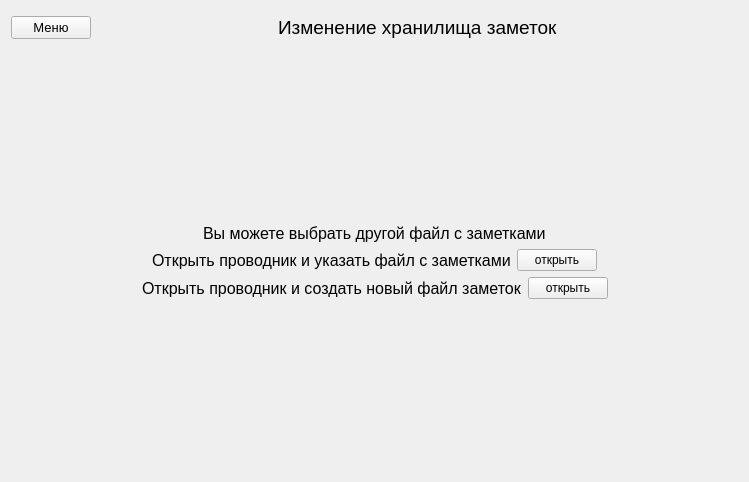
<?xml version="1.0" encoding="UTF-8"?>
<ui version="4.0">
 <class>DatabaseSettingsWidget</class>
 <widget class="QWidget" name="DatabaseSettingsWidget">
  <property name="geometry">
   <rect>
    <x>0</x>
    <y>0</y>
    <width>749</width>
    <height>482</height>
   </rect>
  </property>
  <property name="windowTitle">
   <string>Form</string>
  </property>
  <layout class="QVBoxLayout" name="verticalLayout">
   <item>
    <layout class="QHBoxLayout" name="horizontalLayout_4">
     <item>
      <widget class="QPushButton" name="toMenuButton">
       <property name="font">
        <font>
         <pointsize>10</pointsize>
         <stylestrategy>PreferDefault</stylestrategy>
        </font>
       </property>
       <property name="text">
        <string>Меню</string>
       </property>
      </widget>
     </item>
     <item>
      <spacer name="horizontalSpacer">
       <property name="orientation">
        <enum>Qt::Orientation::Horizontal</enum>
       </property>
       <property name="sizeHint" stdset="0">
        <size>
         <width>34</width>
         <height>33</height>
        </size>
       </property>
      </spacer>
     </item>
     <item>
      <widget class="QLabel" name="headerText">
       <property name="font">
        <font>
         <pointsize>14</pointsize>
        </font>
       </property>
       <property name="text">
        <string>Изменение хранилища заметок</string>
       </property>
      </widget>
     </item>
     <item>
      <spacer name="horizontalSpacer_2">
       <property name="orientation">
        <enum>Qt::Orientation::Horizontal</enum>
       </property>
       <property name="sizeType">
        <enum>QSizePolicy::Policy::MinimumExpanding</enum>
       </property>
       <property name="sizeHint" stdset="0">
        <size>
         <width>40</width>
         <height>20</height>
        </size>
       </property>
      </spacer>
     </item>
    </layout>
   </item>
   <item>
    <spacer name="verticalSpacer">
     <property name="orientation">
      <enum>Qt::Orientation::Vertical</enum>
     </property>
     <property name="sizeHint" stdset="0">
      <size>
       <width>20</width>
       <height>40</height>
      </size>
     </property>
    </spacer>
   </item>
   <item>
    <layout class="QHBoxLayout" name="horizontalLayout_6">
     <item>
      <spacer name="horizontalSpacer_3">
       <property name="orientation">
        <enum>Qt::Orientation::Horizontal</enum>
       </property>
       <property name="sizeHint" stdset="0">
        <size>
         <width>40</width>
         <height>20</height>
        </size>
       </property>
      </spacer>
     </item>
     <item>
      <widget class="QLabel" name="infoText">
       <property name="font">
        <font>
         <pointsize>12</pointsize>
        </font>
       </property>
       <property name="text">
        <string>Вы можете выбрать другой файл с заметками</string>
       </property>
      </widget>
     </item>
     <item>
      <spacer name="horizontalSpacer_4">
       <property name="orientation">
        <enum>Qt::Orientation::Horizontal</enum>
       </property>
       <property name="sizeHint" stdset="0">
        <size>
         <width>40</width>
         <height>20</height>
        </size>
       </property>
      </spacer>
     </item>
    </layout>
   </item>
   <item>
    <layout class="QHBoxLayout" name="horizontalLayout_8">
     <item>
      <spacer name="horizontalSpacer_5">
       <property name="orientation">
        <enum>Qt::Orientation::Horizontal</enum>
       </property>
       <property name="sizeHint" stdset="0">
        <size>
         <width>40</width>
         <height>20</height>
        </size>
       </property>
      </spacer>
     </item>
     <item>
      <widget class="QLabel" name="label_2">
       <property name="font">
        <font>
         <pointsize>12</pointsize>
        </font>
       </property>
       <property name="text">
        <string>Открыть проводник и указать файл с заметками</string>
       </property>
      </widget>
     </item>
     <item>
      <widget class="QPushButton" name="selectFileButton">
       <property name="text">
        <string>открыть</string>
       </property>
      </widget>
     </item>
     <item>
      <spacer name="horizontalSpacer_8">
       <property name="orientation">
        <enum>Qt::Orientation::Horizontal</enum>
       </property>
       <property name="sizeHint" stdset="0">
        <size>
         <width>40</width>
         <height>20</height>
        </size>
       </property>
      </spacer>
     </item>
    </layout>
   </item>
   <item>
    <layout class="QHBoxLayout" name="horizontalLayout_9">
     <item>
      <spacer name="horizontalSpacer_7">
       <property name="orientation">
        <enum>Qt::Orientation::Horizontal</enum>
       </property>
       <property name="sizeHint" stdset="0">
        <size>
         <width>40</width>
         <height>20</height>
        </size>
       </property>
      </spacer>
     </item>
     <item>
      <widget class="QLabel" name="label_3">
       <property name="font">
        <font>
         <pointsize>12</pointsize>
        </font>
       </property>
       <property name="text">
        <string>Открыть проводник и создать новый файл заметок</string>
       </property>
      </widget>
     </item>
     <item>
      <widget class="QPushButton" name="selectPathButton">
       <property name="text">
        <string>открыть</string>
       </property>
      </widget>
     </item>
     <item>
      <spacer name="horizontalSpacer_6">
       <property name="orientation">
        <enum>Qt::Orientation::Horizontal</enum>
       </property>
       <property name="sizeHint" stdset="0">
        <size>
         <width>40</width>
         <height>20</height>
        </size>
       </property>
      </spacer>
     </item>
    </layout>
   </item>
   <item>
    <spacer name="verticalSpacer_2">
     <property name="orientation">
      <enum>Qt::Orientation::Vertical</enum>
     </property>
     <property name="sizeHint" stdset="0">
      <size>
       <width>20</width>
       <height>40</height>
      </size>
     </property>
    </spacer>
   </item>
  </layout>
 </widget>
 <resources/>
 <connections/>
</ui>
